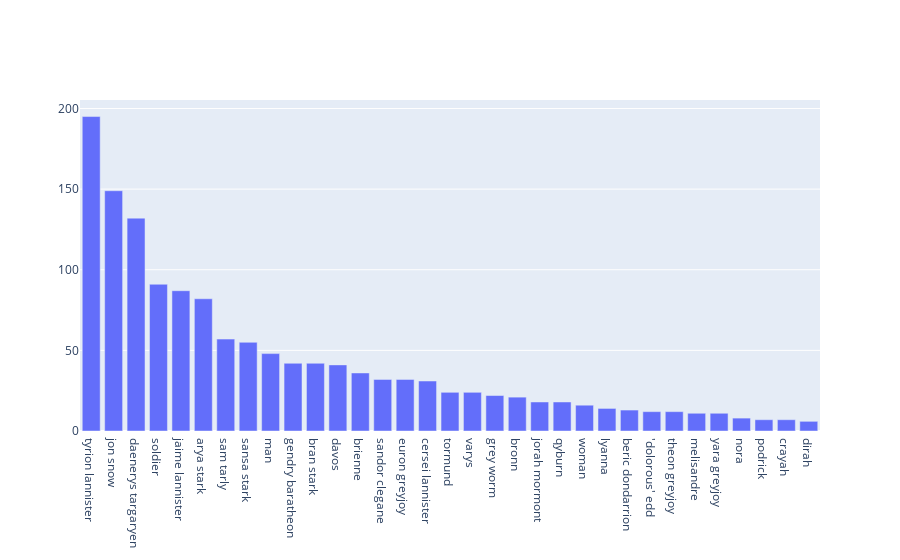

Notebook code cell kept with this figure:
### Code cell
fig = go.Figure()

fig.add_trace(go.Bar(
    x = test['index'],
    y = test['count']))

### Figure 1 — Plotly figure (JSON) as saved in the notebook; plotly's stock layout.template omitted (floating-point values rounded to 4 significant figures)
{"data": [{"type": "bar", "x": ["tyrion lannister", "jon snow", "daenerys targaryen", "soldier", "jaime lannister", "arya stark", "sam tarly", "sansa stark", "man", "gendry baratheon", "bran stark", "davos", "brienne", "sandor clegane", "euron greyjoy", "cersei lannister", "tormund", "varys", "grey worm", "bronn", "jorah mormont", "qyburn", "woman", "lyanna", "beric dondarrion", "'dolorous' edd", "theon greyjoy", "melisandre", "yara greyjoy", "nora", "podrick", "crayah", "dirah"], "y": [195, 149, 132, 91, 87, 82, 57, 55, 48, 42, 42, 41, 36, 32, 32, 31, 24, 24, 22, 21, 18, 18, 16, 14, 13, 12, 12, 11, 11, 8, 7, 7, 6]}], "layout": {}}
